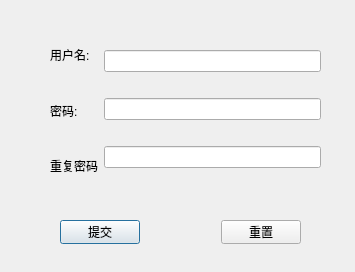
<?xml version="1.0" encoding="UTF-8"?>
<ui version="4.0">
 <class>staffRegister_Dialog</class>
 <widget class="QDialog" name="staffRegister_Dialog">
  <property name="geometry">
   <rect>
    <x>0</x>
    <y>0</y>
    <width>355</width>
    <height>272</height>
   </rect>
  </property>
  <property name="windowTitle">
   <string>Dialog</string>
  </property>
  <widget class="QWidget" name="">
   <property name="geometry">
    <rect>
     <x>50</x>
     <y>30</y>
     <width>271</width>
     <height>161</height>
    </rect>
   </property>
   <layout class="QHBoxLayout" name="horizontalLayout">
    <item>
     <layout class="QVBoxLayout" name="verticalLayout">
      <item>
       <widget class="QLabel" name="label">
        <property name="text">
         <string>用户名:</string>
        </property>
       </widget>
      </item>
      <item>
       <widget class="QLabel" name="label_2">
        <property name="text">
         <string>密码:</string>
        </property>
       </widget>
      </item>
      <item>
       <widget class="QLabel" name="label_3">
        <property name="text">
         <string>重复密码</string>
        </property>
       </widget>
      </item>
     </layout>
    </item>
    <item>
     <layout class="QVBoxLayout" name="verticalLayout_2">
      <item>
       <widget class="QLineEdit" name="userName_lineEdit"/>
      </item>
      <item>
       <widget class="QLineEdit" name="password_lineEdit"/>
      </item>
      <item>
       <widget class="QLineEdit" name="rePassword_lineEdit"/>
      </item>
     </layout>
    </item>
   </layout>
  </widget>
  <widget class="QWidget" name="">
   <property name="geometry">
    <rect>
     <x>60</x>
     <y>220</y>
     <width>241</width>
     <height>24</height>
    </rect>
   </property>
   <layout class="QHBoxLayout" name="horizontalLayout_2">
    <item>
     <widget class="QPushButton" name="pushButton">
      <property name="text">
       <string>提交</string>
      </property>
     </widget>
    </item>
    <item>
     <spacer name="horizontalSpacer">
      <property name="orientation">
       <enum>Qt::Horizontal</enum>
      </property>
      <property name="sizeHint" stdset="0">
       <size>
        <width>40</width>
        <height>20</height>
       </size>
      </property>
     </spacer>
    </item>
    <item>
     <widget class="QPushButton" name="pushButton_2">
      <property name="text">
       <string>重置</string>
      </property>
     </widget>
    </item>
   </layout>
  </widget>
 </widget>
 <resources/>
 <connections/>
</ui>
